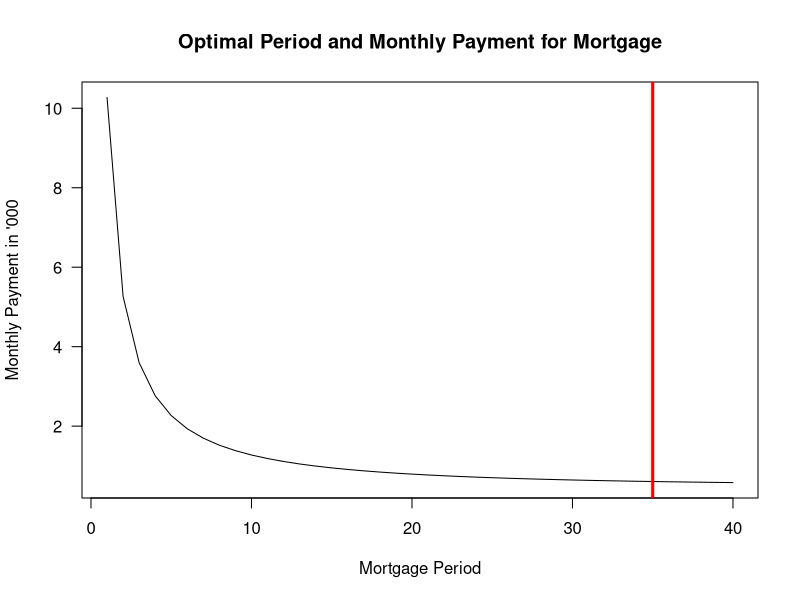

The R script that drew this image:
pmt.df.period <- function(a, r, i = .05) { 
  
  l <- NULL # Mortgage without excessive overpayment

  for (t in seq(1,40,1)){ l<-rbind(l, cbind(t,(a*r/12)/(1-(1+r/12)^(-t*12)))) }
  
  rownames(l) <- seq(nrow(l)) # Set numbers as row names
  colnames(l) <- c("Period", "Amount") # Set column names
  
  a <- c(3, 6, 9)
  b <- c("'000", "'000,000", "'000,000,000")
  
  D <- l
  
  for (n in 1:(length(a) - 1)){
    
    if (max(l[,2]) > 10^a[n] && max(l[,2]) < 10^a[n+1]){ D[,2] <- D[,2]/10^a[n]
    
      B <- sprintf("Monthly Payment in %s", b[n]) } else { next } }
  
  L <- NULL # Iterate over rows to find the highest ratio under the conditions
  
  for (n in 1:(nrow(l) - 2)){ 
    
    if ((l[n,2]/l[n+1,2] > 1+i) && (l[n+1,2]/l[n+2,2] < 1+i)){ L <- l[n,2]
    
      d <- D[n,2]
    
    break } } # Stop at the first valid match as per the logic
  
  P <- plot(l[,1], D[,2], type = "l", xlab = "Mortgage Period", ylab = B,
            las = 1, main = "Optimal Period and Monthly Payment for Mortgage")
  
  abline(v = l[which(l == L, arr.ind = T)[1],1], lwd = 3, col = "red")
  
  par(mar = c(5, 5, 5, 5)) # Define borders of the plot
  
  list(l[which(l == L, arr.ind = T),][1,], l, P)
}
pmt.df.period(120000, .05, .01) # Test
